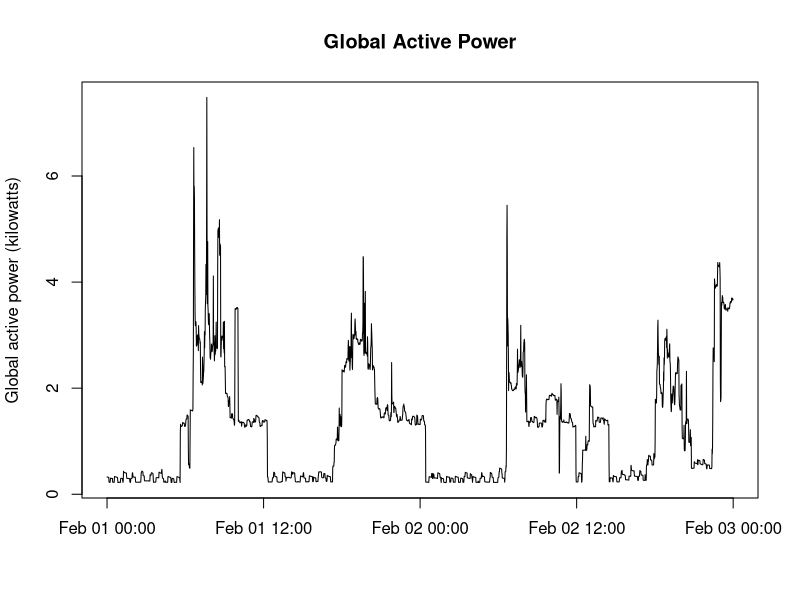

Reproduce this figure in R.
# Read in the data

d <- read.csv("./household_p_c_small.txt",sep=";")
d$Date <- as.Date(d$Date,format="%d/%m/%Y")
d$Global_active_power <- as.double(d$Global_active_power)

# subset to only the dates in question
e <- d[d$Date >= as.Date("2007-02-01") & d$Date <= as.Date("2007-02-02"),]
e$Time <- strptime(paste(as.character(e$Date),as.character(e$Time)),format="%Y-%m-%d %T")

# plot the histogram, output device PNG

png(filename="./plot2.png")
plot(e$Time,e$Global_active_power,type='l',xlab="",ylab="Global active power (kilowatts)",main="Global Active Power")
dev.off()